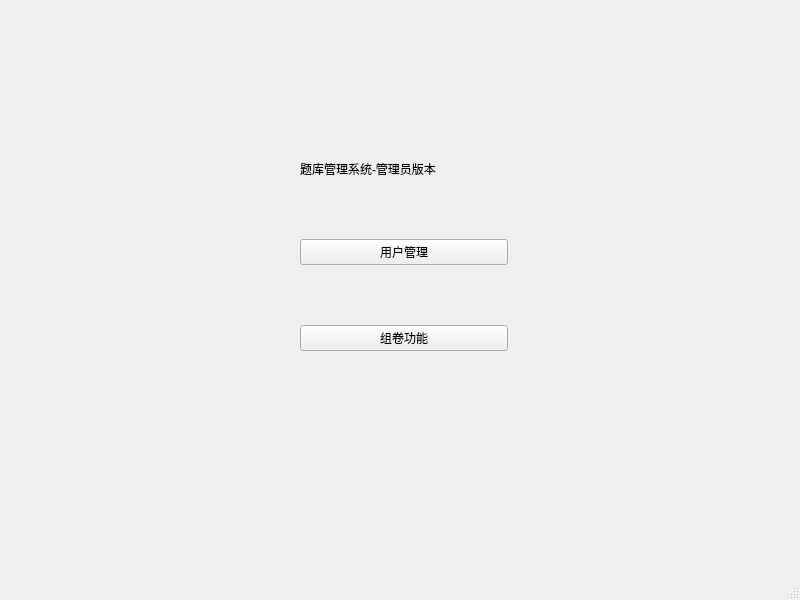
<?xml version="1.0" encoding="UTF-8"?>
<ui version="4.0">
 <class>AdministratorWindow</class>
 <widget class="QMainWindow" name="AdministratorWindow">
  <property name="geometry">
   <rect>
    <x>0</x>
    <y>0</y>
    <width>800</width>
    <height>600</height>
   </rect>
  </property>
  <property name="windowTitle">
   <string>管理员功能</string>
  </property>
  <widget class="QWidget" name="centralwidget">
   <widget class="QWidget" name="layoutWidget">
    <property name="geometry">
     <rect>
      <x>300</x>
      <y>160</y>
      <width>208</width>
      <height>191</height>
     </rect>
    </property>
    <layout class="QVBoxLayout" name="verticalLayout">
     <item>
      <widget class="QLabel" name="label">
       <property name="text">
        <string>题库管理系统-管理员版本</string>
       </property>
      </widget>
     </item>
     <item>
      <spacer name="verticalSpacer_2">
       <property name="orientation">
        <enum>Qt::Orientation::Vertical</enum>
       </property>
       <property name="sizeHint" stdset="0">
        <size>
         <width>20</width>
         <height>40</height>
        </size>
       </property>
      </spacer>
     </item>
     <item>
      <widget class="QPushButton" name="pushButton">
       <property name="text">
        <string>用户管理</string>
       </property>
      </widget>
     </item>
     <item>
      <spacer name="verticalSpacer">
       <property name="orientation">
        <enum>Qt::Orientation::Vertical</enum>
       </property>
       <property name="sizeHint" stdset="0">
        <size>
         <width>20</width>
         <height>40</height>
        </size>
       </property>
      </spacer>
     </item>
     <item>
      <widget class="QPushButton" name="pushButton_2">
       <property name="text">
        <string>组卷功能</string>
       </property>
      </widget>
     </item>
    </layout>
   </widget>
  </widget>
  <widget class="QMenuBar" name="menubar">
   <property name="geometry">
    <rect>
     <x>0</x>
     <y>0</y>
     <width>800</width>
     <height>28</height>
    </rect>
   </property>
  </widget>
  <widget class="QStatusBar" name="statusbar"/>
 </widget>
 <resources/>
 <connections/>
</ui>
